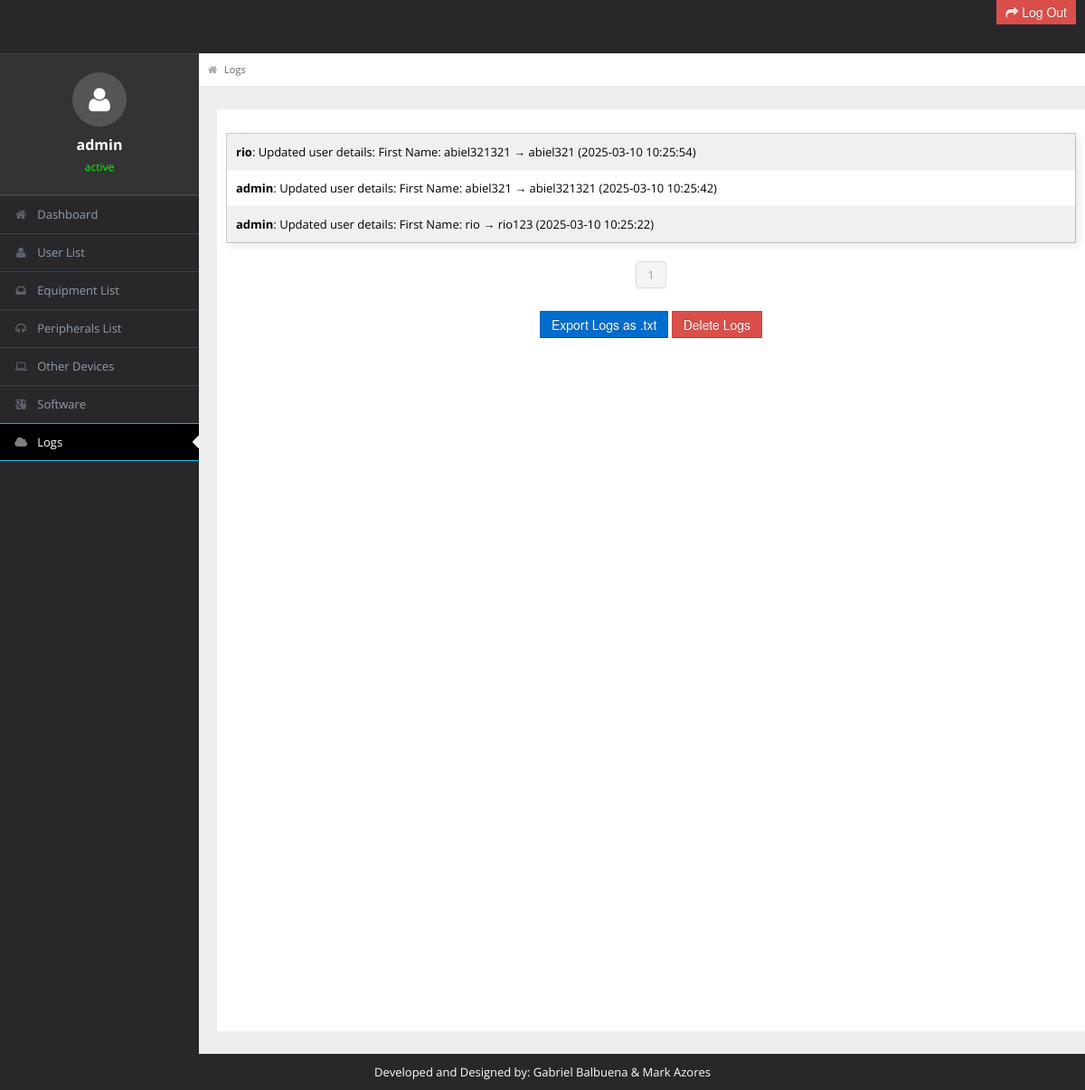
The app's page /admin/logs.php (signed in) with its own data.
### tables this page shows
CREATE TABLE `user_registration` (
  `user_id` int(11) NOT NULL,
  `firstname` varchar(50) NOT NULL,
  `lastname` varchar(50) NOT NULL,
  `username` varchar(50) NOT NULL,
  `password` varchar(50) NOT NULL,
  `department` varchar(50) NOT NULL,
  `role` varchar(10) NOT NULL,
  `status` varchar(10) NOT NULL
);

CREATE TABLE `logs` (
  `log_id` int(11) NOT NULL,
  `pcname` varchar(255) NOT NULL,
  `action` varchar(255) NOT NULL,
  `date_edited` datetime NOT NULL DEFAULT current_timestamp(),
  `date_added` timestamp NOT NULL DEFAULT current_timestamp(),
  `user_id` int(11) DEFAULT NULL
);

### admin/logs.php (the view, shortened to what this page needs)
<?php
include "header.php";
include "../admin/connection.php";
$logs_per_page = 10;
$page = isset($_GET['page']) ? (int)$_GET['page'] : 1;
$start_from = ($page - 1) * $logs_per_page;
$query = "SELECT l.date_edited, l.user_id,
                 COALESCE(u.username, 'Unknown User') AS username,
                 l.action
          FROM logs l
          LEFT JOIN user_registration u ON l.user_id = u.user_id
          ORDER BY l.date_edited DESC
          LIMIT $start_from, $logs_per_page";
$result = mysqli_query($link, $query);
$total_query = "SELECT COUNT(*) AS total_logs FROM logs";
$total_result = mysqli_query($link, $total_query);
$total_row = mysqli_fetch_assoc($total_result);
$total_logs = $total_row['total_logs'];
$total_pages = ceil($total_logs / $logs_per_page);
?>
<div id="content">
    <div id="content-header">
        <div id="breadcrumb"><a href="logs.php" class="tip-bottom"><i class="icon-home"></i> Logs</a></div>
    </div>
    <div class="container-fluid">
        <div class="row-fluid" style="background-color: white; min-height: 1000px; padding:10px;">
            <div class="span12">
                <div class="widget-box">
                    <div class="widget-content nopadding">
                        <table style="width: 100%; border-collapse: collapse;">
                            <tbody>
                                <?php
                                while ($row = mysqli_fetch_array($result)) {
                                    echo "<tr style='border: none;'>";
                                    echo "<td style='padding: 10px; border: none;'>";
                                    echo "<strong>" . htmlspecialchars($row['username']) . "</strong>: ";
                                    echo htmlspecialchars($row['action']) . " (" . htmlspecialchars($row['date_edited']) . ")";
                                    echo "</td>";
                                    echo "</tr>";
                                }
                                ?>
                            </tbody>
                        </table>
                    </div>
                </div>
                <div style="text-align: center; margin: 20px 0;">
                    <div class="pagination">
                        <ul>
                            <?php for ($i = 1; $i <= $total_pages; $i++) { ?>
                                <li <?php if ($i == $page) echo 'class="active"'; ?>>
                                    <a href="logs.php?page=<?php echo $i; ?>"><?php echo $i; ?></a>
                                </li>
                            <?php } ?>
                        </ul>
                    </div>
                </div>
                <div style="text-align: center; margin: 20px 0;">
                    <form method="post" onsubmit="return confirmAction(event)">
                        <button type="submit" name="export_logs" class="btn btn-primary">Export Logs as .txt</button>
                        <button type="submit" name="delete_logs" class="btn btn-danger">Delete Logs</button>
                    </form>
                </div>
            </div>
        </div>
    </div>
</div>
<?php
include "footer.php";
?>

### admin/header.php (shortened to what this page needs)
<?php
include "../admin/connection.php";
$current_page = basename($_SERVER['PHP_SELF']);
$username = isset($_SESSION['username']) ? $_SESSION['username'] : "Guest";
$status = "Active";
if (isset($_SESSION['user_id'])) {
    $user_id = intval($_SESSION['user_id']);
    $query = "SELECT status FROM user_registration WHERE user_id = $user_id";
    $result = mysqli_query($link, $query);
    if ($result && mysqli_num_rows($result) > 0) {
        $row = mysqli_fetch_assoc($result);
        $status = $row['status'];
    }
}
?>
<!DOCTYPE html>
<html lang="en">
<head>
    <link rel="stylesheet" href="css/bootstrap.min.css"/>
    <link rel="stylesheet" href="css/bootstrap-responsive.min.css"/>
    <link rel="stylesheet" href="css/fullcalendar.css"/>
    <link rel="stylesheet" href="css/matrix-style.css"/>
    <link rel="stylesheet" href="css/matrix-media.css"/>
    <link href="font-awesome/css/font-awesome.css" rel="stylesheet"/>
    <link rel="stylesheet" href="css/jquery.gritter.css"/>
</head>
<body>
<div id="header" style="background-color: #28282B; display: flex; justify-content: space-between; padding: 10px;">
</div>
        <div id="sidebar" style="margin-top: 40px;">
            <ul>
        <li style="padding: 20px; text-align: center; background-color: #333; color: white; border-bottom: 1px solid #444;">
            <div style="width: 60px; height: 60px; background-color: #555; border-radius: 50%; display: flex; align-items: center; justify-content: center; margin: 0 auto 10px;">
                <i class="icon icon-user" style="font-size: 30px; color: white;"></i>
            </div>
            <strong style="display: block; font-size: 16px;"><?php echo htmlspecialchars($username); ?></strong>
            <?php
            $status_color = ($status == 'inactive') ? '#FFA500' : '#0f0';
            ?>
            <span style="font-size: 12px; color: <?php echo $status_color; ?>; display: block; margin-top: 5px;">
                <?php echo htmlspecialchars($status); ?>
            </span>
        </li>
        <li class="<?php echo ($current_page == 'dashboard.php') ? 'active' : ''; ?>">
            <a href="dashboard.php"><i class="icon icon-home"></i><span>Dashboard</span></a>
        </li>
        <li class="<?php echo ($current_page == 'add_new_user.php') ? 'active' : ''; ?>">
            <a href="add_new_user.php"><i class="icon icon-user"></i><span>User List</span></a>
        </li>
        <li class="<?php echo ($current_page == 'equipment.php') ? 'active' : ''; ?>">
            <a href="equipment.php"><i class="icon icon-inbox"></i><span>Equipment List</span></a>
        </li>
        <li class="<?php echo ($current_page == 'peripherals.php') ? 'active' : ''; ?>">
            <a href="peripherals.php"><i class="icon icon-headphones"></i><span>Peripherals List</span></a>
        </li>
        <li class="<?php echo ($current_page == 'otherdevices.php') ? 'active' : ''; ?>">
            <a href="otherdevices.php"><i class="icon icon-laptop"></i><span>Other Devices</span></a>
        </li>
        <li class="<?php echo ($current_page == 'software.php') ? 'active' : ''; ?>">
            <a href="software.php"><i class="icon icon-google-plus-sign"></i><span>Software</span></a>
        </li>
        <li class="<?php echo ($current_page == 'logs.php') ? 'active' : ''; ?>">
            <a href="logs.php"><i class="icon icon-cloud"></i><span>Logs</span></a>
        </li>
    </ul>
</div>
<div id="search" style="margin-bottom: 5555px;">
    <form action="logout.php" method="post">
        <button type="submit" class="btn btn-danger">
            <i class="icon icon-share-alt"></i> Log Out
        </button>
    </form>
</div>

### admin/css/matrix-style.css (style rules this page uses)
* { outline:none !important; -moz-outline: none !important; }
html, body { height:100% }
body { overflow-x: hidden; margin-top: -10px; font-family: 'Open Sans', sans-serif; font-size:13px; color:#000000; }
a { color:#000000; }
select, textarea, input[type="text"], input[type="password"], input[type="datetime"], input[type="datetime-local"], input[type="date"], input[type="month"], input[type="time"], input[type="week"], input[type="number"], input[type="email"], input[type="url"], input[type="search"], input[type="tel"], input[type="color"], .uneditable-input, .label, .dropdown-menu, .btn, .well, .progress, .table-bordered, .btn-group > .btn:first-child, .btn-group > .btn:last-child, .btn-group > .btn:last-child, .btn-group > .dropdown-toggle, .alert { border-radius:0px; }
.btn, textarea, input[type="text"], input[type="password"], input[type="datetime"], input[type="datetime-local"], input[type="date"], input[type="month"], input[type="time"], input[type="week"], input[type="number"], input[type="email"], input[type="url"], input[type="search"], input[type="tel"], input[type="color"], .uneditable-input { box-shadow:none; }
.progress, .progress-success .bar, .progress .bar-success, .progress-warning .bar, .progress .bar-warning, .progress-danger .bar, .progress .bar-danger, .progress-info .bar, .progress .bar-info, .btn, .btn-primary { background-image:none; }
#header { height: 77px; position: relative; width: 100%; z-index: -9; }
#search { position: absolute; z-index: 25; top: 6px; right:10px; }
#search button { border: 0; margin-left:-3px; margin-top: -11px; padding: 5px 10px 4px; }
#search button i { opacity: 0.8; color:#fff; }
#user-nav > ul > li > a > i, #sidebar li a i { opacity: .5; margin-top: 2px; }
#sidebar { display: block; float: left; width: 220px; position: absolute; top: 19px; left: 0; }
#sidebar > ul { list-style: none; margin: 0px 0 0; padding: 0; position: absolute; width: 220px; }
#sidebar > ul > li { display: block; position: relative; }
#sidebar > ul > li > a { padding: 10px 0 10px 15px; display: block; color: #939da8; }
#sidebar > ul > li > a > i { margin-right: 10px; }
#sidebar > ul > li.active > a { background: url("../img/menu-active.png") no-repeat scroll right center transparent !important; text-decoration:none; }
#content { background: none repeat scroll 0 0 #eeeeee; margin-left: 220px; margin-right: 0; padding-bottom: 25px; position: relative; min-height:100%; width: auto; }
#content-header { position: abslute; width: 100%; margin-top: -38px; z-index: 20; }
.container-fluid .row-fluid:first-child { margin-top: 20px; }
#breadcrumb { background-color: #fff; border-bottom: 1px solid #e3ebed; margin-bottom:5px; }
#breadcrumb a { padding: 8px 20px 8px 10px; display: inline-block; background-image: url('../img/breadcrumb.png'); background-position: center right; background-repeat: no-repeat; font-size: 11px; color: #666666; }
#breadcrumb a:last-child { background-image:none; }
#breadcrumb a i { margin-right: 5px; opacity: .6; }
.stat-boxes .peity_bar_good, .stat-boxes .peity_line_good, { color: #459D1C; }
.widget-box { background: none repeat scroll 0 0 #F9F9F9; border-left: 1px solid #CDCDCD; border-top: 1px solid #CDCDCD; border-right: 1px solid #CDCDCD; clear: both; margin-top: 16px; margin-bottom: 16px; position: relative; }
.widget-content { padding:15px; border-bottom: 1px solid #cdcdcd; }
.nopadding { padding: 0 !important; }
form { margin-bottom: 0; }

### admin/css/matrix-media.css (style rules this page uses)
body { background:#28282B; }
#header { background-color: #1f262d; margin-top:10px; }
#sidebar > ul { border-bottom: 1px solid #37414b }
#sidebar > ul > li { border-top: 1px solid #37414b; border-bottom: 1px solid #1f262d; }
#sidebar > ul > li.active { background-color: #000000; border-bottom: 1px solid #27a9e3; border-top: 1px solid #27a9e3; }
#sidebar > ul > li.active a { color:#fff; text-decoration:none; }

### records on screen
user_registration: status "active"
logs: username "rio", action "Updated user details: First Name: abiel321321 → abiel321", date_edited "2025-03-10 10:25:54"
logs: username "admin", action "Updated user details: First Name: abiel321 → abiel321321", date_edited "2025-03-10 10:25:42"
logs: username "admin", action "Updated user details: First Name: rio → rio123", date_edited "2025-03-10 10:25:22"

### other values on screen
$username "admin"
